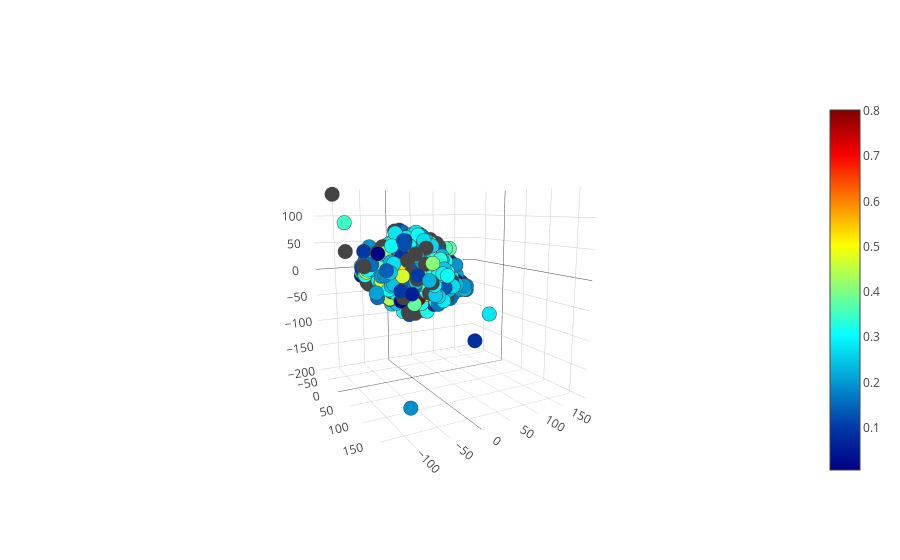

Source (notebook cell):
### Code cell
x = result[:,0]
y = result[:,1]
z = result[:,2]

data = [go.Scatter3d(
  x = x,
  y = y,
  z = z,
  #name = "z",
    mode = 'markers',
    text = df.titulo,
    marker = dict(
        size = 5,
        opacity = 1,
        color = df.toxicity,
        colorscale='Jet',
        showscale=True,
        line = dict(
            width = 1,
        )
    )
)]

layout = go.Layout(
   scene = dict(
    aspectratio = dict(
      x = 1,
      y = 1,
      z = 1
    ),
    camera = dict(
      center = dict(
        x = 0,
        y = 0,
        z = 0
      ),
      eye = dict(
        x = 1.96903462608,
        y = -1.09022831971,
        z = 0.405345349304
      ),
      up = dict(
        x = 0,
        y = 0,
        z = 1
      )
    ),
    dragmode = "turntable",
    xaxis = dict(
      title = "",
      type = "linear"
    ),
    yaxis = dict(
      title = "",
      type = "linear"
    ),
    zaxis = dict(
      title = "",
      type = "linear"
    ),
   
  ),
  xaxis = dict(title = "x"),
  yaxis = dict(title = "y")
)

fig = go.Figure(data=data, layout=layout)
iplot(fig, filename = "3d annotations")

### Figure 1 — Plotly figure (JSON) as saved in the notebook; plotly's stock layout.template omitted (floating-point values rounded to 4 significant figures; data arrays with more than 128 entries replaced by an {"elided": "..."} marker saying what was removed)
{"data": [{"marker": {"color": {"elided": "740 float values"}, "colorscale": "Jet", "line": {"width": 1}, "opacity": 1, "showscale": true, "size": 5}, "mode": "markers", "text": {"elided": "740 str values"}, "type": "scatter3d", "uid": "adc8f474-db21-11e8-91ae-408d5c780757", "x": {"elided": "740 float values"}, "y": {"elided": "740 float values"}, "z": {"elided": "740 float values"}}], "layout": {"scene": {"aspectratio": {"x": 1, "y": 1, "z": 1}, "camera": {"center": {"x": 0, "y": 0, "z": 0}, "eye": {"x": 1.969, "y": -1.09, "z": 0.4053}, "up": {"x": 0, "y": 0, "z": 1}}, "dragmode": "turntable", "xaxis": {"title": "", "type": "linear"}, "yaxis": {"title": "", "type": "linear"}, "zaxis": {"title": "", "type": "linear"}}, "xaxis": {"title": "x"}, "yaxis": {"title": "y"}}}
